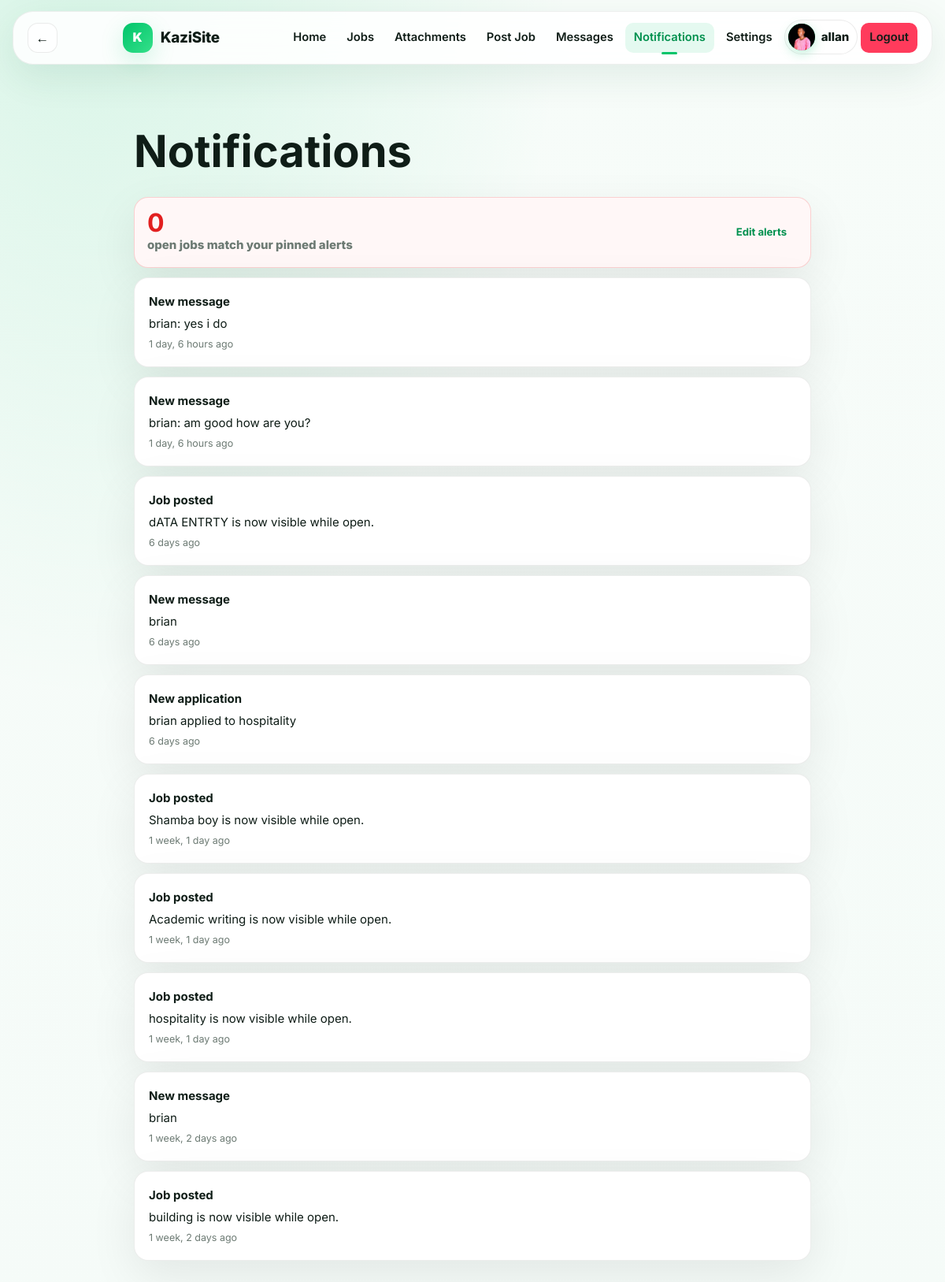
The app's page /notifications/ (signed in) with its own data.
### marketplace/models.py (models this page shows, shortened)
class Profile(models.Model):
    EMPLOYER = 'employer'
    SEEKER = 'seeker'
    ROLE_CHOICES = (
        (EMPLOYER, 'Employer'),
        (SEEKER, 'Job Seeker'),
    )
    user = models.OneToOneField(User, on_delete=models.CASCADE, related_name='profile')
    role = models.CharField(max_length=20, choices=ROLE_CHOICES)
    bio = models.TextField(blank=True)
    skills = models.CharField(max_length=255, blank=True)
    location = models.CharField(max_length=120, blank=True)
    latitude = models.DecimalField(max_digits=9, decimal_places=6, null=True, blank=True)
    longitude = models.DecimalField(max_digits=9, decimal_places=6, null=True, blank=True)
    avatar = models.ImageField(upload_to='profiles/avatars/', blank=True)
    cover_photo = models.ImageField(upload_to='profiles/covers/', blank=True)
    verified = models.BooleanField(default=False)
    online = models.BooleanField(default=False)
    trust_score = models.PositiveIntegerField(default=80)
    resume = models.FileField(upload_to='profiles/resumes/', blank=True)
    created_at = models.DateTimeField(auto_now_add=True)

class Notification(models.Model):
    user = models.ForeignKey(User, on_delete=models.CASCADE, related_name='notifications')
    title = models.CharField(max_length=120)
    body = models.CharField(max_length=240, blank=True)
    url = models.CharField(max_length=240, blank=True)
    read = models.BooleanField(default=False)
    created_at = models.DateTimeField(auto_now_add=True)
    class Meta:
        ordering = ['-created_at']

### marketplace/views.py (the view)
# urls.py: path('notifications/', views.notifications, name='notifications'),
@login_required
def notifications(request):
    alert_jobs = matching_alert_jobs(request.user)
    notes = request.user.notifications.all()
    unread = notes.filter(read=False)
    unread.update(read=True)
    return render(request, 'marketplace/notifications.html', {
        'notifications': notes,
        'alert_jobs': alert_jobs,
        'job_alerts': request.user.job_alerts.filter(active=True),
    })

### marketplace/context_processors.py (called while the page is built)
def alert_badge(request):
    if not request.user.is_authenticated:
        return {'alert_match_count': 0, 'unread_chat_count': 0}
    return {
        'alert_match_count': len(matching_alert_jobs(request.user)),
        'unread_chat_count': unread_chat_message_count(request.user),
    }

### marketplace/views.py (called while the page is built, shortened)
def matching_alert_jobs(user):
    alerts = list(user.job_alerts.filter(active=True).select_related('category'))
    if not alerts:
        return []

def unread_chat_message_count(user):
    return Message.objects.filter(
        conversation__participants=user,
        seen=False,
    ).exclude(sender=user).count()

### templates/marketplace/notifications.html (shortened to what this page needs)
{% extends 'marketplace/base.html' %}
{% load static %}
{% block page_css %}<link rel="stylesheet" href="{% static 'marketplace/css/notifications.css' %}">{% endblock %}
{% block content %}
<main class="notifications-page">
    <h1>Notifications</h1>
    <section class="alert-summary">
        <div>
            <strong>{{ alert_jobs|length }}</strong>
            <span>open jobs match your pinned alerts</span>
        </div>
        <a class="btn mini" href="{% url 'find_jobs' %}">Edit alerts</a>
    </section>
    <section class="notification-list">
        {% for note in notifications %}
            <a class="notification {% if not note.read %}unread{% endif %}" href="{{ note.url|default:'#' }}">
                <strong>{{ note.title }}</strong>
                <p>{{ note.body }}</p>
                <small>{{ note.created_at|timesince }} ago</small>
            </a>
        {% empty %}
            <article class="empty-state"><h2>No notifications yet.</h2><p>New jobs, messages, reviews, applications, and nearby alerts will appear here.</p></article>
        {% endfor %}
    </section>
</main>
{% endblock %}

### templates/marketplace/base.html (shortened to what this page needs)
{% load static %}
<!doctype html>
<html lang="en">
<head>
    <link rel="stylesheet" href="{% static 'marketplace/css/base.css' %}">
    {% block page_css %}{% endblock %}
</head>
<body class="{% block body_class %}{% endblock %}">
<div class="app">
    <header class="topbar">
        <button class="back-button" type="button" data-back-button aria-label="Go back">
            <span aria-hidden="true">&larr;</span>
        </button>
        <a class="brand" href="{% if user.is_authenticated %}{% url 'feed' %}{% else %}{% url 'landing' %}{% endif %}">
            <span class="brand-mark">K</span>
            <span class="brand-name">KaziSite</span>
        </a>
        <nav class="nav-links" data-nav-links id="main-nav">
            {% if user.is_authenticated %}
                <a href="{% url 'feed' %}">Home</a>
                <a href="{% url 'find_jobs' %}">Jobs</a>
                <a href="{% url 'attachments' %}">Attachments</a>
                <a href="{% url 'post_job' %}">Post Job</a>
                <a href="{% url 'inbox' %}">Messages</a>
                <a href="{% url 'notifications' %}" class="nav-alert">
                    Notifications
                </a>
                <a href="{% url 'settings' %}">Settings</a>
                <div class="profile-menu" data-profile-menu>
                    <button class="profile-trigger" type="button" aria-label="Open profile menu" aria-expanded="false" data-profile-toggle>
                        <span class="avatar sm">
                            {% if user.profile.avatar %}
                                <img src="{{ user.profile.avatar.url }}" alt="{{ user.username }}">
                            {% else %}
                                {{ user.username|first|upper }}
                            {% endif %}
                        </span>
                        <span class="profile-trigger-name">{{ user.username }}</span>
                    </button>
                </div>
                <a class="btn-danger mobile-logout" href="{% url 'logout' %}">Logout</a>
            {% else %}
                <a href="{% url 'find_jobs' %}">Find Work</a>
                <a href="{% url 'landing' %}#how">How It Works</a>
                <a href="{% url 'login' %}">Login</a>
                <a class="btn btn-primary" href="{% url 'register' %}">Get Started</a>
            {% endif %}
        </nav>
    </header>
    <main class="content">
        {% block content %}{% endblock %}
    </main>
</div>
</body>
</html>

### static/marketplace/css/notifications.css (style rules this page uses)
.notifications-page { width: min(860px, calc(100% - 28px)); margin: 24px auto; padding: 18px 0 40px; }
.notifications-page h1 { font-size: clamp(2rem, 5vw, 3.5rem); }
.notification-list { display: grid; gap: 12px; }
.alert-summary { display: flex; justify-content: space-between; align-items: center; gap: 14px; padding: 16px; margin: 12px 0; border: 1px solid rgba(226,32,32,0.18); border-radius: 18px; background: #fff7f7; box-shadow: var(--shadow); }
.alert-summary strong { display: block; color: #e22020; font-size: 2rem; line-height: 1; }
.alert-summary span { color: var(--muted); font-weight: 800; }
.notification { display: grid; gap: 4px; padding: 18px; border: 1px solid var(--line); background: white; border-radius: 18px; box-shadow: var(--shadow); transition: transform .2s ease; color: var(--text); }
.notification small { color: var(--muted); }

### records on screen
Notification: title "New message", body "brian: yes i do", created_at "1 day, 6 hours"
Notification: title "New message", body "brian: am good how are you?", created_at "1 day, 6 hours"
Notification: title "Job posted", body "dATA ENTRTY is now visible while open.", created_at "6 days"
Notification: title "New message", body "brian", created_at "6 days"
Notification: title "New application", body "brian applied to hospitality", created_at "6 days"
Notification: title "Job posted", body "Shamba boy is now visible while open.", created_at "1 week, 1 day"
Notification: title "Job posted", body "Academic writing is now visible while open.", created_at "1 week, 1 day"
Notification: title "Job posted", body "hospitality is now visible while open.", created_at "1 week, 1 day"
Notification: title "New message", body "brian", created_at "1 week, 2 days"
Notification: title "Job posted", body "building is now visible while open.", created_at "1 week, 2 days"

### other values on screen
{{ user.username }} "allan"
{{ alert_jobs|length }} "0"
